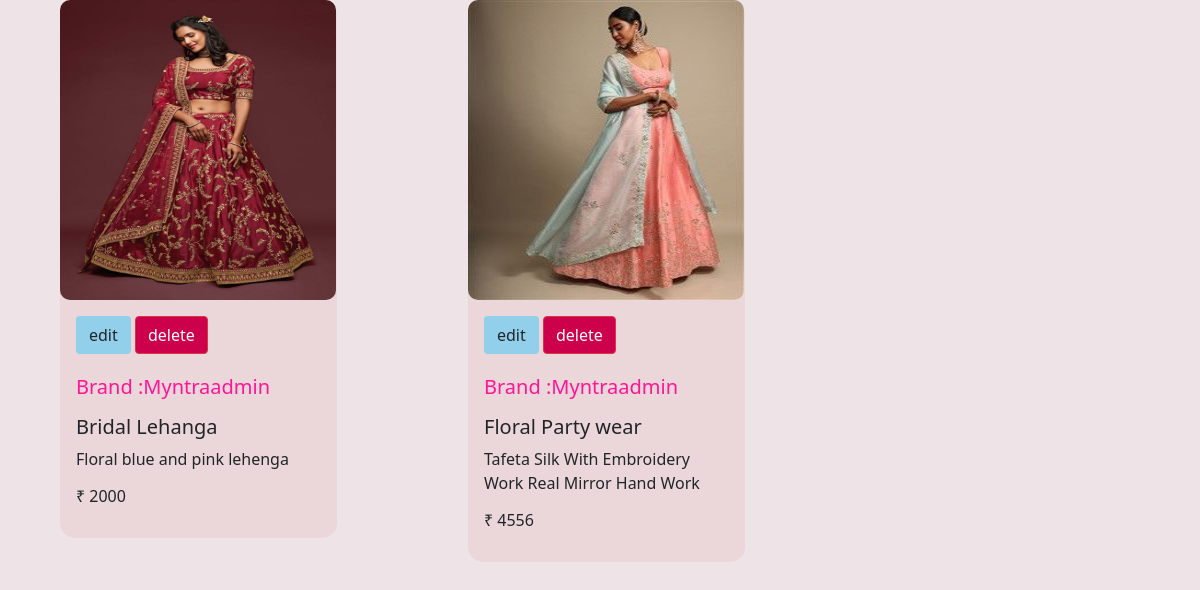
Page /Myntraapp/imagedisplay/ (signed in) on the committed database.
### Myntraapp/models.py (models this page shows, shortened)
class shopuploadmodels(models.Model):
    shopid=models.IntegerField()
    productname = models.CharField(max_length=30)
    productprice = models.IntegerField()
    productdescription = models.CharField(max_length=150)
    productfile = models.ImageField(upload_to ='Myntraapp/static')

### Myntraapp/views.py (the view)
# urls.py: path('imagedisplay/',imgdisplay),
def imgdisplay(request):
    shpid=request.session['id']
    shpname=request.session['shopname']
    a=shopuploadmodels.objects.all() #image name , image file
    prdnm=[]
    prdprc=[]
    prdds=[]
    prdfl=[]
    id=[]
    shopid=[]
    shpnm=[]
    for i in a:
        sid=i.shopid
        shopid.append(sid)
        id1=i.id #listname and variable name should be diff
        nm=i.productname  # im has a path = "myapp/static/ganesha.png'
        pr=i.productprice
        ds=i.productdescription
        fl=i.productfile
        prdfl.append(str(fl).split('/')[-1])   #split is str fun thats why converted to str
        prdnm.append(nm)
        prdprc.append(pr)
        prdds.append(ds)
        id.append(id1)
    listcombining=zip(prdfl,prdnm,prdds,prdprc,id,shopid) #[(hello.png,hello)-->become one tupple]
    return render(request,"displayproduct.html",{'listcombining':listcombining,'shpid':shpid,'shpname':shpname})

### Myntraapp/templates/displayproduct.html (shortened to what this page needs)
<!DOCTYPE html>
<lang="en">
{% load static %}
<head>
    <link href="https://cdn.jsdelivr.net/npm/bootstrap@5.0.2/dist/css/bootstrap.min.css" rel="stylesheet">
</head>
<body style="background-color:rgb(238, 227, 231); width:-300px;">
<form method="get">
<div>
    <div class="row">
{% for i,j,k,l,m,n in listcombining %}
        {% if shpid == n %}
    <div  class="col-4">
 <div class="card" style="width:277px;height:33rem;border: 2px ;margin-left:60px;background-color:rgb(235, 215, 218);border-radius:15px;">
 <img src="{% static i %}" style="height:300px;width:276px;border-radius:10px;" class="card-img-top" alt="...">
  <div style="background-color:rgb(235, 215, 218) ;border-radius:15px;" class="card-body">
    <a href="http://127.0.0.1:8000/Myntraapp/edit/{{m}}" type="submit" style="background-color:rgb(145, 207, 234);margin-bottom:5px;" class="btn btn">edit</a>
      <a href="http://127.0.0.1:8000/Myntraapp/delete/{{m}}" type="submit" style="background-color:rgb(204, 0, 75);margin-bottom:5px;"  class="btn btn-danger">delete</a>
      <br>
      <div >
          <p><h5 style="color:rgb(255, 21, 150);">Brand :{{shpname}}</h5></p>
      <h5 style= class="card-title">{{j}}</h5>
      <p class="card-text">{{k}}</p>
          <p><h6> ₹ {{l}}</h6></p>
      </div>
  </div>
</div>
    </div>
        {% endif %}
{% endfor %}
</div>
</div>
</form>
</body>
</html>

### rows in the picture
shopuploadmodels: listcombining "Bridal Lehanga", listcombining "Floral blue and pink lehenga"
shopuploadmodels: listcombining "Floral Party wear", listcombining "Tafeta Silk With Embroidery Work Real Mirror Hand Work"

### other values in the picture
{{ shpname }} "Myntraadmin" "Myntraadmin"
{{ l }} "2000" "4556"
